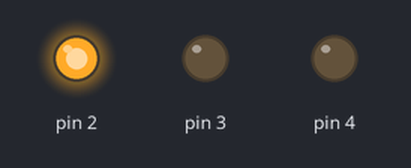
Bench run of a sketch on a simulated Arduino Uno, built with avr-gcc and run on an emulated ATmega328P. Shown: output pins drawn as LEDs (lit = HIGH).

Above: at 0.5 s.
At 2.5 s:
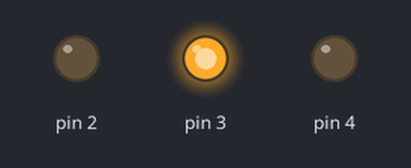
At 4.5 s:
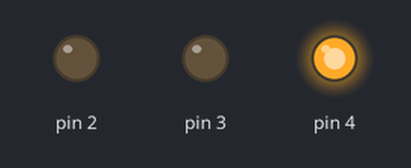
At 5.5 s:
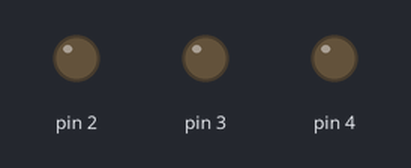
Timing chart, 0 to 7.8 s (numbered marks = the images above):
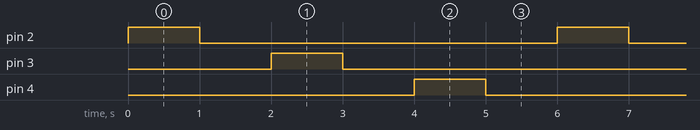

Measured:
- by itself, pin 2–4: alternates HIGH for 1.0 s and LOW for 5.0 s
- by itself, everything shown: repeats every 6.0 s, in 6 steps

The sketch:

RGB_BlinkingProg03.ino
```cpp
void setup()
{
  for(byte i=2;i<=4;i++) //For Loop
  {
  pinMode(i, OUTPUT);
  }
}

void loop()
{
  for (byte i=2;i<=4;i++)
  {
   digitalWrite(i, HIGH);
   delay (1000);
   digitalWrite(i, LOW);
   delay (1000);
  }
}
```
